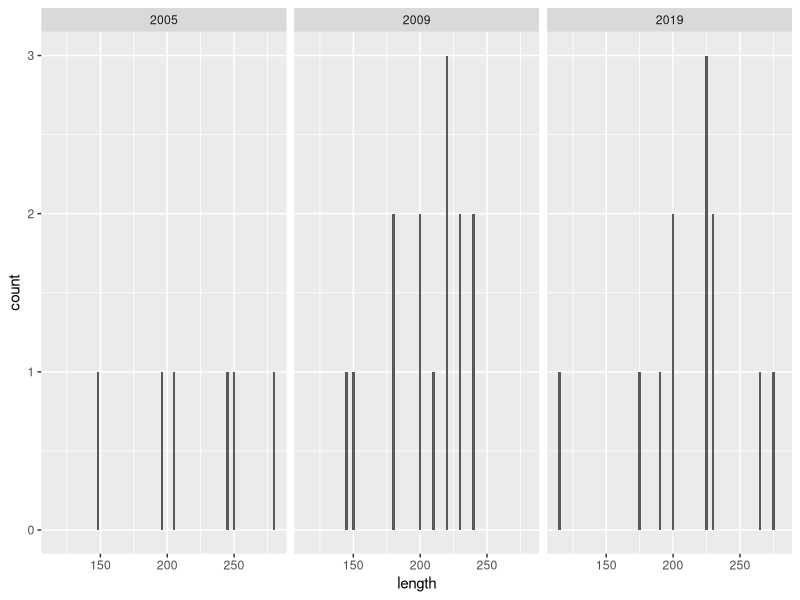
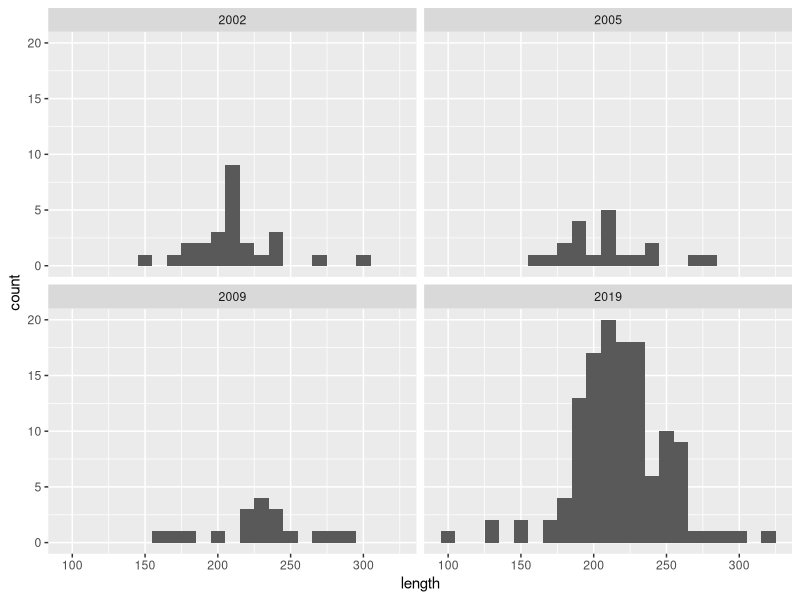
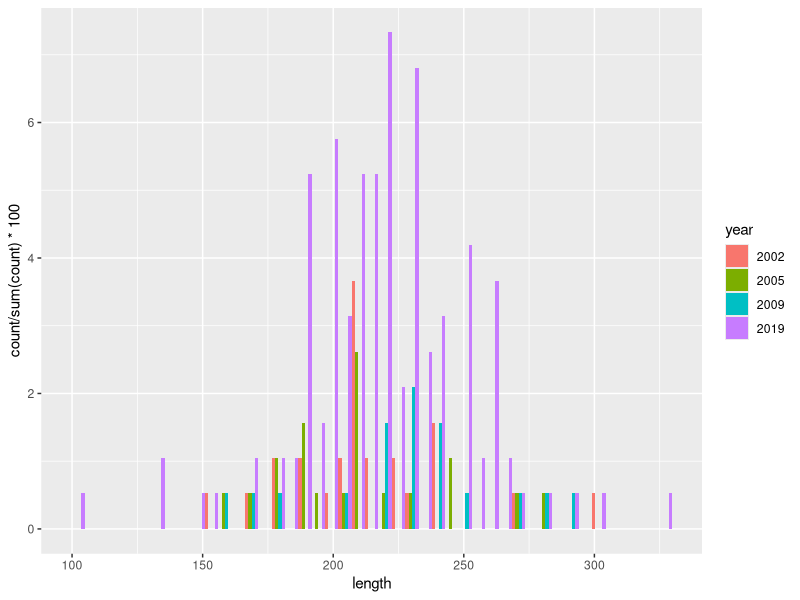
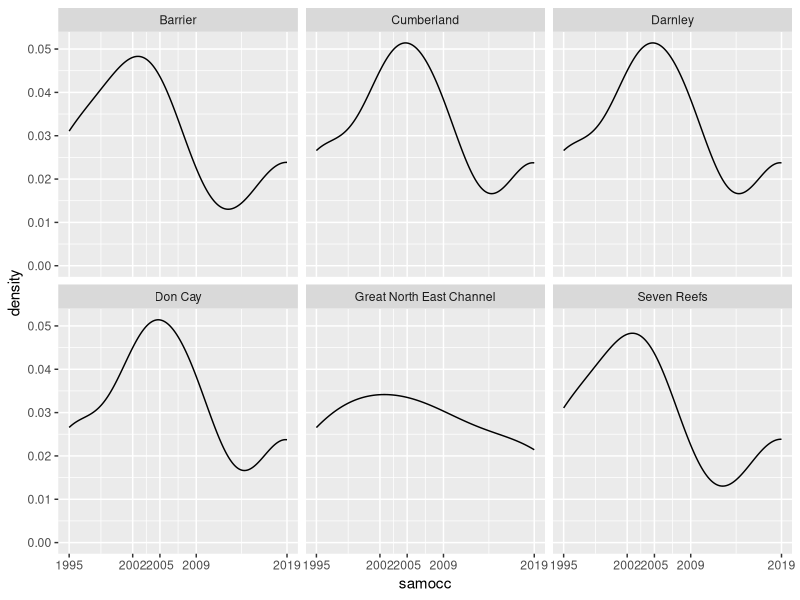
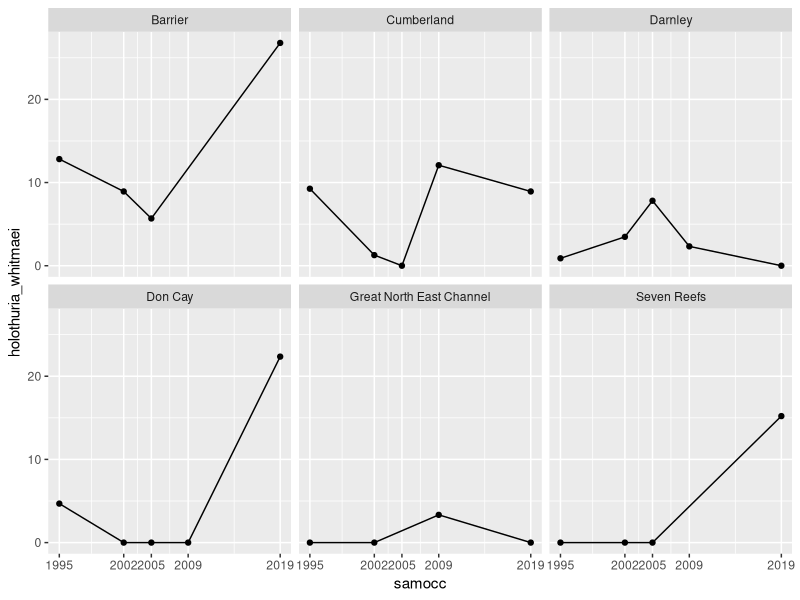
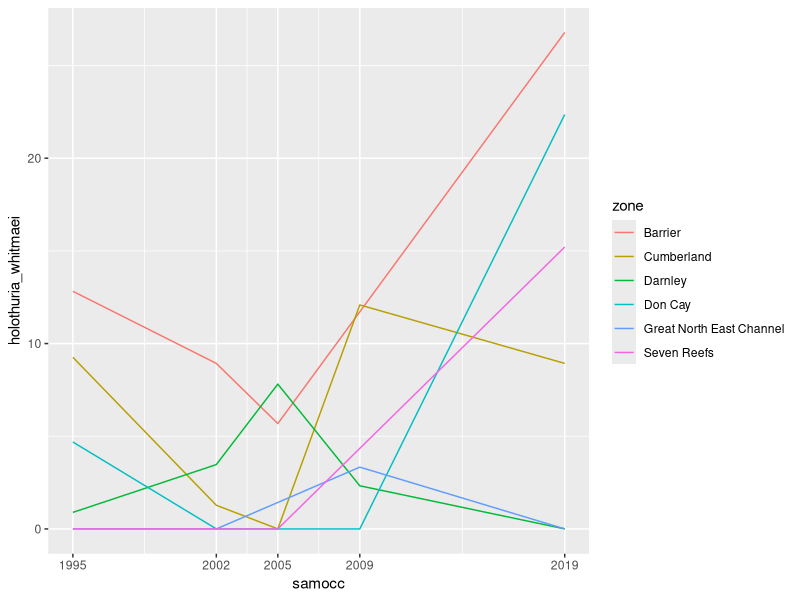
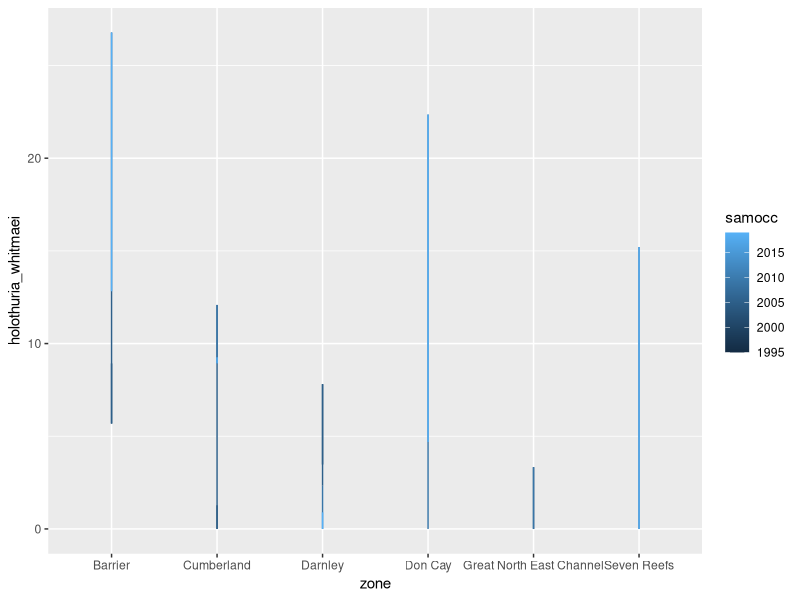
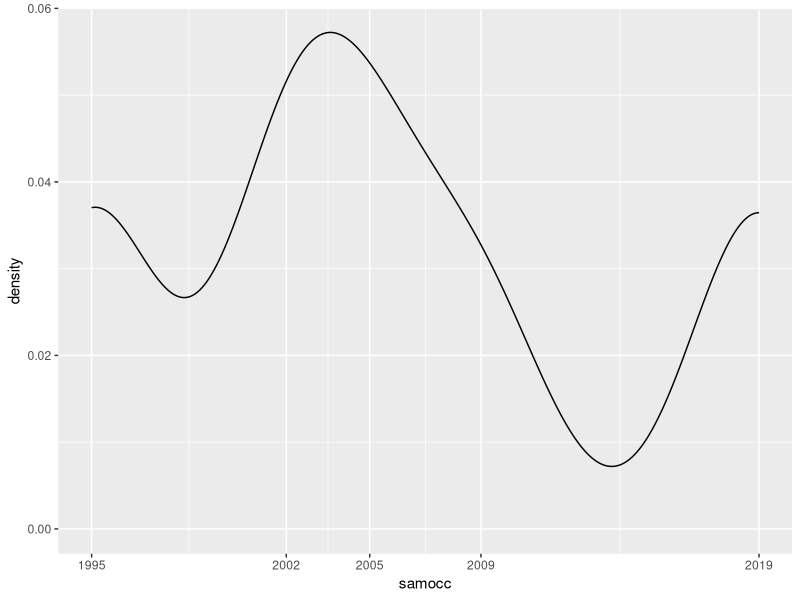

Reproduce these figures in R, in order.

library(tidyverse)

bdm_lf <- read_csv("data/bdm_length_frequency.csv") 

bdm_echinites <- bdm_lf %>% 
  filter(str_detect(species, 'echinites|echin|tes')) 

bdm_echinites %>% 
  ggplot(aes(x = length)) +
  geom_bar(binwidth = 5)+
  facet_wrap(~year)

bdm_whit <-  bdm_lf %>% 
  filter(species == "Holothuria whitmaei")
  
#group_by(year)
  
bdm_whit %>% 
  ggplot(aes(x = length)) +
  geom_histogram(binwidth = 10)+
  facet_wrap(~year)

bdm_whit$year <- as.character(bdm_whit$year)

bdm_whit %>% 
  ggplot(aes(x = length, group = year, fill = year)) +
  geom_histogram(aes(y = stat(count) / sum(count) * 100), 
                 bins = 45, position = "dodge") 
  
#guides(fill = guide_legend(byrow = "TRUE"))
#guides(colour = guide_colorbar(order = 1),
#alpha = guide_legend(order = 2))
#scale_x_discrete(limits = c("1995", "2005", "2009", "2019")) +
#scale_fill_discrete(name = "Year", labels = c("1995", "2005", "2009", "2019"))
#filter(!is.na(length), !is.na(weight))
#filter(bdm_lf, species == "Actinopyga echinites") 
#group_by(year)

bdm_density <- read_csv("data/bdm_density_average_sea cucumber_edit.csv")

bdm_whitmaei <- bdm_density %>% 
  select('holothuria_whitmaei', 'zone', 'samocc', 'strata')

whitmaei_reeftop_buff <- filter(bdm_whitmaei, strata == "Reef top buffer (200 m)") 

whit_fourzone <- filter(whitmaei_reeftop_buff, zone == "Barrier" | zone == "Great North East Channel" | zone == "Don Cay"| zone == "Cumberland" | zone == "Darnley" | zone == "Seven Reefs") 

ggplot(whit_fourzone, aes(x= samocc, colour = samocc)) +
  geom_density() +
  facet_wrap(~ zone) +
  scale_x_continuous(breaks = c(1995, 2002, 2005, 2009, 2019))

ggplot(whit_fourzone, aes(y= holothuria_whitmaei, x = samocc)) +
  geom_point() +
  geom_line() +
  facet_wrap(~ zone) +
  scale_x_continuous(breaks = c(1995, 2002, 2005, 2009, 2019))

#include all strata and use colour to separate them

ggplot(whit_fourzone, aes(y= holothuria_whitmaei, x = samocc, colour = zone)) +
  geom_line() +
  scale_x_continuous(breaks = c(1995, 2002, 2005, 2009, 2019))

ggplot(whit_fourzone, aes(y= holothuria_whitmaei, x = zone, colour = samocc)) +
  geom_line() 
  
# i don't need density, can't use for this data

whit_fourzone %>% 
  ggplot(aes(samocc)) +
  geom_density() +
  scale_x_continuous(breaks = c(1995, 2002, 2005, 2009, 2019))

whit_fourzone %>% 
  ggplot() +
  geom_density(aes(x = samocc, group = zone, fill = zone), alpha = 0.2, adjust = 1) +
  scale_x_continuous(breaks = c(1995, 2002, 2005, 2009, 2019))

whit_fourzone %>% 
  ggplot(aes(samocc, colour = zone)) +
  geom_density()
  
whit_fourzone %>% 
  ggplot(aes(x = samocc, y = holothuria_whitmaei, colour = zone)) +
  geom_point() +
  geom_line() +
  scale_x_continuous(breaks = c(1995, 2002, 2005, 2009, 2019))

#this is just for reef top buff, produce one for other two strata and put on average/mean trend line

#include an average/summarise of data
  
#group_by(zone)
#arrange(whit_fourzone, desc(samocc))
#level_order <- c("RR195", "ETS02", "ETS05","ETS09", "ETS19")  
#fct_relevel(samocc,"RR195", "ETS02", "ETS05","ETS09", "ETS19"))
#ggplot(whit_no_deep, aes(y= holothuria_whitmaei, x = samocc, colour = zone)) +
#geom_point() +
#geom_line() +
#facet_wrap(~ strata) +
#scale_x_continuous(breaks = c(1995, 2002, 2005, 2009, 2019)) +
#theme(axis.text.x=element_text(angle=45,hjust=1)) 

#include all strata and use colour to separate them

#holothuria_whitmaei
bdm_whitmaei <- bdm_density %>% 
  select('holothuria_whitmaei', 'zone', 'samocc', 'strata')

whit_all_strata <- filter(bdm_whitmaei, zone == "Barrier" | zone == "Great North East Channel" | zone == "Don Cay"| zone == "Cumberland" | zone == "Darnley" | zone == "Seven Reefs") 

whit_no_deep <- filter(whit_all_strata, strata == "Reef top buffer (200 m)" | strata == "Reef top" | strata == "Reef edge")

zone_names <- as_labeller(c("Barrier" = "Barrier", "Cumberland" = "Cumberland", "Darnley" = "Darnely", "Don Cay" = "Don Cay", "Great North East Channel" = "Great NE Channel", "Seven Reefs" = "Seven Reefs"))

ggplot(whit_no_deep, aes(y= holothuria_whitmaei, x = samocc, colour = strata)) +
  geom_point() +
  geom_line() +
  facet_wrap(~ zone, labeller = zone_names) +
  scale_x_continuous(breaks = c(1995, 2002, 2005, 2009, 2019)) +
  theme(axis.text.x=element_text(angle=90,hjust=1)) 

#stichopus_herrmanni

bdm_herrmanni <- bdm_density %>% 
  select('stichopus_herrmanni', 'zone', 'samocc', 'strata')

herm_all_strata <- filter(bdm_herrmanni, zone == "Barrier" | zone == "Great North East Channel" | zone == "Don Cay"| zone == "Cumberland" | zone == "Darnley" | zone == "Seven Reefs") 

herm_no_deep <- filter(herm_all_strata, strata == "Reef top buffer (200 m)" | strata == "Reef top" | strata == "Reef edge")

zone_names <- as_labeller(c("Barrier" = "Barrier", "Cumberland" = "Cumberland", "Darnley" = "Darnely", "Don Cay" = "Don Cay", "Great North East Channel" = "Great NE Channel", "Seven Reefs" = "Seven Reefs"))

ggplot(herm_no_deep, aes(y= stichopus_herrmanni, x = samocc, colour = strata)) +
  geom_point() +
  geom_line() +
  facet_wrap(~ zone, labeller = zone_names) +
  scale_x_continuous(breaks = c(1995, 2002, 2005, 2009, 2019)) +
  theme(axis.text.x=element_text(angle=90,hjust=1)) 

#holothuria_ananas

bdm_ananas <- bdm_density %>% 
  select('holothuria_ananas', 'zone', 'samocc', 'strata')

ananas_all_strata <- filter(bdm_ananas, zone == "Barrier" | zone == "Great North East Channel" | zone == "Don Cay"| zone == "Cumberland" | zone == "Darnley" | zone == "Seven Reefs") 

ananas_no_deep <- filter(ananas_all_strata, strata == "Reef top buffer (200 m)" | strata == "Reef top" | strata == "Reef edge")

zone_names <- as_labeller(c("Barrier" = "Barrier", "Cumberland" = "Cumberland", "Darnley" = "Darnely", "Don Cay" = "Don Cay", "Great North East Channel" = "Great NE Channel", "Seven Reefs" = "Seven Reefs"))

ggplot(ananas_no_deep, aes(y= holothuria_ananas, x = samocc, colour = strata)) +
  geom_point() +
  geom_line() +
  facet_wrap(~ zone, labeller = zone_names) +
  scale_x_continuous(breaks = c(1995, 2002, 2005, 2009, 2019)) +
  theme(axis.text.x=element_text(angle=90,hjust=1)) 

#holothuria_fuscogilva

bdm_fusco <- bdm_density %>% 
  select('holothuria_fuscogilva', 'zone', 'samocc', 'strata')

fusco_all_strata <- filter(bdm_fusco, zone == "Barrier" | zone == "Great North East Channel" | zone == "Don Cay"| zone == "Cumberland" | zone == "Darnley" | zone == "Seven Reefs") 

fusco_no_deep <- filter(fusco_all_strata, strata == "Reef top buffer (200 m)" | strata == "Reef top" | strata == "Reef edge") 

zone_names <- as_labeller(c("Barrier" = "Barrier", "Cumberland" = "Cumberland", "Darnley" = "Darnely", "Don Cay" = "Don Cay", "Great North East Channel" = "Great NE Channel", "Seven Reefs" = "Seven Reefs"))

  ggplot(fusco_no_deep, aes(y= holothuria_fuscogilva, x = samocc, colour = strata)) +
  geom_point() +
  geom_line() +
  facet_wrap(~ zone, labeller = zone_names) +
  scale_x_continuous(breaks = c(1995, 2002, 2005, 2009, 2019)) +
  theme(axis.text.x=element_text(angle=90,hjust=1)) 

#need to put on an average trend line for strata and zone


  plot_fuscog <- ggplot(fusco_no_deep, aes(y= holothuria_fuscogilva, x = samocc, colour = strata)) +
    geom_point() +
    geom_line() +
    facet_wrap(~ zone, labeller = zone_names) +
    labs(y= "Holothuria fuscogilva", x = "Survey year", colour = "Strata:") +
    geom_smooth(se = FALSE, colour = "black") +
    scale_x_continuous(breaks = c(1995, 2002, 2005, 2009, 2019)) +
    theme(axis.text.x=element_blank(),
          axis.title.y = element_text(face = "italic"),
          axis.title.x = element_blank(),
          strip.text = element_text(face = "bold"),
          legend.key=element_blank())
  
  plot_whit <- ggplot(whit_no_deep, aes(y= holothuria_whitmaei, x = samocc, colour = strata)) +
    geom_point() +
    geom_line() +
    facet_wrap(~ zone, labeller = zone_names) +
    labs(y= "Holothuria whitamaei", x = "Survey year", colour = "Strata:") +
    geom_smooth(se = FALSE, colour = "black") +
    scale_x_continuous(breaks = c(1995, 2002, 2005, 2009, 2019)) +
    theme(axis.text.x=element_blank(),
          axis.title.y = element_text(face = "italic"),
          axis.title.x = element_blank(),
          strip.text = element_text(face = "bold"),
          legend.key=element_blank())
  
  plot_herm <- ggplot(herm_no_deep, aes(y= stichopus_herrmanni, x = samocc, colour = strata)) +
    geom_point() +
    geom_line() +
    facet_wrap(~ zone, labeller = zone_names) +
    labs(y= "Stichopus herrmannii", x = "Survey year", colour = "Strata:") +
    geom_smooth(se = FALSE, colour = "black") +
    scale_x_continuous(breaks = c(1995, 2002, 2005, 2009, 2019)) +
    theme(axis.text.x=element_text(angle=50, hjust=1),
          axis.title.y = element_text(face = "italic"),
          strip.text = element_text(face = "bold"),
          legend.key=element_blank())
  
  plot_anan <- ggplot(ananas_no_deep, aes(y= holothuria_ananas, x = samocc, colour = strata)) +
    geom_point() +
    geom_line () +
    facet_wrap(~ zone, labeller = zone_names) +
    labs(y= "Thelenota ananas", x = "Survey year", colour = "Strata:") +
    geom_smooth(se = FALSE, colour = "black") +
    scale_x_continuous(breaks = c(1995, 2002, 2005, 2009, 2019)) +
    theme(axis.text.x=element_text(angle=50,hjust=1),
          axis.title.y = element_text(face = "italic"),
          strip.text = element_text(face = "bold"),
          legend.key=element_blank())
  
  #stat_smooth(method = 'lm', formula = y ~ x, se = FALSE) +

library(ggplot2)
library("ggpubr")
  
figure <- ggarrange(plot_fuscog, plot_whit, plot_herm, plot_anan,
          labels = c("A" , "B", "C", "D", element_text(size = 8)),
          ncol = 2, nrow = 2,
          common.legend = TRUE, legend = "bottom") +
          labs(title = "Average density of sea cucumber species in Torres Strait zones\nwithin habitat strata, across survey years") +
          theme(plot.title = element_text(size = 15, face = "bold",
                margin = margin(10, 0, 10, 0)),
                axis.title.x = element_text(vjust = -0.35),
                axis.title.y = element_text(vjust = 0.35),
                plot.background=element_rect(fill="lightblue"),
                plot.margin = unit(c(1, 1, 1, 1), "cm")) #top, right, bottom, left

ggsave("plots/figure.png", height = 20, width = 25, units="cm", dpi=200)

ggexport(figure, filename = "figure1.pdf")        



#ggexport

library(cowplot)

all_plot_bdm <- plot_grid(plot_fuscog, plot_whit, plot_herm, plot_anan) 
    
ggsave("plots/all_plot_bdm.png", height = 15, width = 20, units="cm", dpi=200)    

#theme(plot_fusco, (legend.position = 'hidden'), 
        #plot_whit, (legend.position = 'hidden'), 
        #plot_herm, (legend.position = 'hidden'), 
        #plot_anan, (legend.postion = 'right'))






